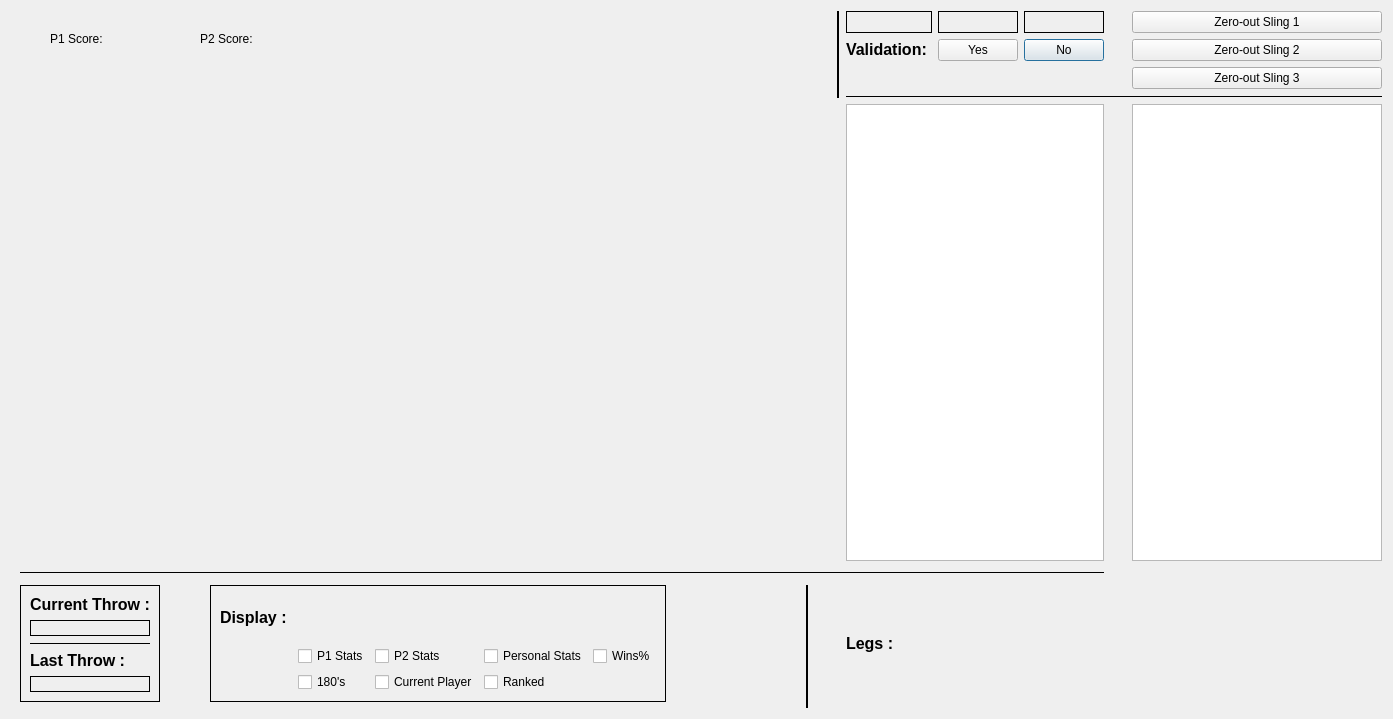
<?xml version="1.0" encoding="UTF-8"?>
<ui version="4.0">
 <class>ScorerView</class>
 <widget class="QDialog" name="ScorerView">
  <property name="geometry">
   <rect>
    <x>0</x>
    <y>0</y>
    <width>1393</width>
    <height>719</height>
   </rect>
  </property>
  <property name="cursor">
   <cursorShape>ArrowCursor</cursorShape>
  </property>
  <property name="windowTitle">
   <string>Dialog</string>
  </property>
  <layout class="QGridLayout" name="gridLayout">
   <item row="7" column="0">
    <widget class="Line" name="line_8">
     <property name="midLineWidth">
      <number>2</number>
     </property>
     <property name="orientation">
      <enum>Qt::Vertical</enum>
     </property>
    </widget>
   </item>
   <item row="0" column="2" rowspan="5" colspan="12">
    <widget class="Widget" name="widget" native="true">
     <property name="baseSize">
      <size>
       <width>1000</width>
       <height>1000</height>
      </size>
     </property>
     <widget class="QLabel" name="PlayerOneScore">
      <property name="geometry">
       <rect>
        <x>90</x>
        <y>20</y>
        <width>58</width>
        <height>16</height>
       </rect>
      </property>
      <property name="text">
       <string/>
      </property>
     </widget>
     <widget class="QLabel" name="PlayerTwoScore">
      <property name="geometry">
       <rect>
        <x>250</x>
        <y>20</y>
        <width>58</width>
        <height>16</height>
       </rect>
      </property>
      <property name="text">
       <string/>
      </property>
     </widget>
     <widget class="QLabel" name="label_3">
      <property name="geometry">
       <rect>
        <x>30</x>
        <y>20</y>
        <width>58</width>
        <height>16</height>
       </rect>
      </property>
      <property name="text">
       <string>P1 Score:</string>
      </property>
     </widget>
     <widget class="QLabel" name="label_7">
      <property name="geometry">
       <rect>
        <x>180</x>
        <y>20</y>
        <width>58</width>
        <height>16</height>
       </rect>
      </property>
      <property name="text">
       <string>P2 Score:</string>
      </property>
     </widget>
    </widget>
   </item>
   <item row="6" column="2" rowspan="3" colspan="16">
    <widget class="Line" name="line_2">
     <property name="frameShadow">
      <enum>QFrame::Plain</enum>
     </property>
     <property name="midLineWidth">
      <number>2</number>
     </property>
     <property name="orientation">
      <enum>Qt::Horizontal</enum>
     </property>
    </widget>
   </item>
   <item row="1" column="17">
    <widget class="QPushButton" name="ValadationNo">
     <property name="text">
      <string>No</string>
     </property>
    </widget>
   </item>
   <item row="9" column="12" rowspan="2">
    <widget class="Line" name="line_5">
     <property name="baseSize">
      <size>
       <width>500</width>
       <height>500</height>
      </size>
     </property>
     <property name="frameShadow">
      <enum>QFrame::Plain</enum>
     </property>
     <property name="lineWidth">
      <number>2</number>
     </property>
     <property name="midLineWidth">
      <number>2</number>
     </property>
     <property name="orientation">
      <enum>Qt::Vertical</enum>
     </property>
    </widget>
   </item>
   <item row="0" column="16">
    <widget class="QLabel" name="SlingTwo">
     <property name="frameShape">
      <enum>QFrame::Box</enum>
     </property>
     <property name="text">
      <string/>
     </property>
    </widget>
   </item>
   <item row="1" column="19">
    <widget class="QPushButton" name="zeroSling2">
     <property name="text">
      <string>Zero-out Sling 2</string>
     </property>
    </widget>
   </item>
   <item row="9" column="2">
    <widget class="QFrame" name="frame">
     <property name="frameShape">
      <enum>QFrame::Box</enum>
     </property>
     <property name="frameShadow">
      <enum>QFrame::Plain</enum>
     </property>
     <layout class="QVBoxLayout" name="verticalLayout">
      <item>
       <widget class="QLabel" name="label_2">
        <property name="text">
         <string>&lt;html&gt;&lt;head/&gt;&lt;body&gt;&lt;p&gt;&lt;span style=&quot; font-size:12pt; font-weight:600;&quot;&gt;Current Throw :&lt;/span&gt;&lt;/p&gt;&lt;/body&gt;&lt;/html&gt;</string>
        </property>
       </widget>
      </item>
      <item>
       <widget class="QLabel" name="CurrentThrowLabel">
        <property name="frameShape">
         <enum>QFrame::Box</enum>
        </property>
        <property name="text">
         <string/>
        </property>
       </widget>
      </item>
      <item>
       <widget class="Line" name="line_10">
        <property name="frameShadow">
         <enum>QFrame::Plain</enum>
        </property>
        <property name="orientation">
         <enum>Qt::Horizontal</enum>
        </property>
       </widget>
      </item>
      <item>
       <widget class="QLabel" name="label">
        <property name="text">
         <string>&lt;html&gt;&lt;head/&gt;&lt;body&gt;&lt;p&gt;&lt;span style=&quot; font-size:12pt; font-weight:600;&quot;&gt;Last Throw :&lt;/span&gt;&lt;/p&gt;&lt;/body&gt;&lt;/html&gt;</string>
        </property>
       </widget>
      </item>
      <item>
       <widget class="QLabel" name="LastThrowLabel">
        <property name="frameShape">
         <enum>QFrame::Box</enum>
        </property>
        <property name="text">
         <string/>
        </property>
       </widget>
      </item>
     </layout>
    </widget>
   </item>
   <item row="0" column="15">
    <widget class="QLabel" name="SlingOne">
     <property name="frameShape">
      <enum>QFrame::Box</enum>
     </property>
     <property name="text">
      <string/>
     </property>
    </widget>
   </item>
   <item row="4" column="19">
    <widget class="QListWidget" name="listWidget2">
     <property name="maximumSize">
      <size>
       <width>250</width>
       <height>16777215</height>
      </size>
     </property>
    </widget>
   </item>
   <item row="0" column="17">
    <widget class="QLabel" name="SlineThree">
     <property name="frameShape">
      <enum>QFrame::Box</enum>
     </property>
     <property name="text">
      <string/>
     </property>
    </widget>
   </item>
   <item row="9" column="5">
    <widget class="QFrame" name="frame_2">
     <property name="frameShape">
      <enum>QFrame::Box</enum>
     </property>
     <property name="frameShadow">
      <enum>QFrame::Plain</enum>
     </property>
     <layout class="QGridLayout" name="gridLayout_2">
      <item row="4" column="2">
       <widget class="QCheckBox" name="PlayerTwoStats">
        <property name="text">
         <string>P2 Stats</string>
        </property>
       </widget>
      </item>
      <item row="4" column="4">
       <widget class="QCheckBox" name="WinPercentages">
        <property name="text">
         <string>Wins%</string>
        </property>
       </widget>
      </item>
      <item row="4" column="3">
       <widget class="QCheckBox" name="PersonalStats">
        <property name="text">
         <string>Personal Stats</string>
        </property>
       </widget>
      </item>
      <item row="2" column="0">
       <widget class="QLabel" name="label_5">
        <property name="text">
         <string>&lt;html&gt;&lt;head/&gt;&lt;body&gt;&lt;p&gt;&lt;span style=&quot; font-size:12pt; font-weight:600;&quot;&gt;Display : &lt;/span&gt;&lt;/p&gt;&lt;/body&gt;&lt;/html&gt;</string>
        </property>
       </widget>
      </item>
      <item row="4" column="1">
       <widget class="QCheckBox" name="PlayerOneStats">
        <property name="text">
         <string>P1 Stats</string>
        </property>
       </widget>
      </item>
      <item row="5" column="1">
       <widget class="QCheckBox" name="NumberOf180s">
        <property name="text">
         <string>180's</string>
        </property>
       </widget>
      </item>
      <item row="5" column="2">
       <widget class="QCheckBox" name="CurrentPlayerStats">
        <property name="text">
         <string>Current Player</string>
        </property>
       </widget>
      </item>
      <item row="5" column="3">
       <widget class="QCheckBox" name="RankedStats">
        <property name="text">
         <string>Ranked</string>
        </property>
       </widget>
      </item>
     </layout>
    </widget>
   </item>
   <item row="9" column="16">
    <widget class="QLabel" name="LegNumber">
     <property name="text">
      <string/>
     </property>
    </widget>
   </item>
   <item row="2" column="19">
    <widget class="QPushButton" name="zeroSling3">
     <property name="text">
      <string>Zero-out Sling 3</string>
     </property>
    </widget>
   </item>
   <item row="0" column="14" rowspan="4">
    <widget class="Line" name="line_11">
     <property name="frameShadow">
      <enum>QFrame::Plain</enum>
     </property>
     <property name="lineWidth">
      <number>2</number>
     </property>
     <property name="midLineWidth">
      <number>2</number>
     </property>
     <property name="orientation">
      <enum>Qt::Vertical</enum>
     </property>
    </widget>
   </item>
   <item row="3" column="15" colspan="5">
    <widget class="Line" name="line_6">
     <property name="frameShadow">
      <enum>QFrame::Plain</enum>
     </property>
     <property name="midLineWidth">
      <number>2</number>
     </property>
     <property name="orientation">
      <enum>Qt::Horizontal</enum>
     </property>
    </widget>
   </item>
   <item row="1" column="15">
    <widget class="QLabel" name="label_4">
     <property name="text">
      <string>&lt;html&gt;&lt;head/&gt;&lt;body&gt;&lt;p&gt;&lt;span style=&quot; font-size:12pt; font-weight:600;&quot;&gt;Validation: &lt;/span&gt;&lt;/p&gt;&lt;/body&gt;&lt;/html&gt;</string>
     </property>
    </widget>
   </item>
   <item row="0" column="19">
    <widget class="QPushButton" name="zeroSling1">
     <property name="text">
      <string>Zero-out Sling 1</string>
     </property>
    </widget>
   </item>
   <item row="1" column="16">
    <widget class="QPushButton" name="ValadationYes">
     <property name="text">
      <string>Yes</string>
     </property>
    </widget>
   </item>
   <item row="9" column="15" alignment="Qt::AlignVCenter">
    <widget class="QLabel" name="label_6">
     <property name="text">
      <string>&lt;html&gt;&lt;head/&gt;&lt;body&gt;&lt;p&gt;&lt;span style=&quot; font-size:12pt; font-weight:600;&quot;&gt;Legs&lt;/span&gt;&lt;span style=&quot; font-size:12pt; font-weight:600;&quot;&gt; :&lt;/span&gt;&lt;/p&gt;&lt;/body&gt;&lt;/html&gt;</string>
     </property>
    </widget>
   </item>
   <item row="4" column="15" colspan="3">
    <widget class="QListWidget" name="listWidget">
     <property name="maximumSize">
      <size>
       <width>350</width>
       <height>16777215</height>
      </size>
     </property>
     <property name="frameShadow">
      <enum>QFrame::Plain</enum>
     </property>
    </widget>
   </item>
  </layout>
  <zorder>line_2</zorder>
  <zorder>line_8</zorder>
  <zorder>line_6</zorder>
  <zorder>listWidget2</zorder>
  <zorder>line_5</zorder>
  <zorder>frame_2</zorder>
  <zorder>frame</zorder>
  <zorder>label_6</zorder>
  <zorder>SlingOne</zorder>
  <zorder>SlineThree</zorder>
  <zorder>LegNumber</zorder>
  <zorder>SlingTwo</zorder>
  <zorder>widget</zorder>
  <zorder>ValadationNo</zorder>
  <zorder>ValadationYes</zorder>
  <zorder>label_4</zorder>
  <zorder>line_11</zorder>
  <zorder>listWidget</zorder>
  <zorder>zeroSling1</zorder>
  <zorder>zeroSling2</zorder>
  <zorder>zeroSling3</zorder>
 </widget>
 <customwidgets>
  <customwidget>
   <class>Widget</class>
   <extends>QWidget</extends>
   <header>widget.h</header>
   <container>1</container>
  </customwidget>
 </customwidgets>
 <resources/>
 <connections>
  <connection>
   <sender>ValadationNo</sender>
   <signal>clicked()</signal>
   <receiver>SlingOne</receiver>
   <slot>clear()</slot>
   <hints>
    <hint type="sourcelabel">
     <x>1222</x>
     <y>57</y>
    </hint>
    <hint type="destinationlabel">
     <x>1079</x>
     <y>18</y>
    </hint>
   </hints>
  </connection>
  <connection>
   <sender>ValadationNo</sender>
   <signal>clicked()</signal>
   <receiver>SlingTwo</receiver>
   <slot>clear()</slot>
   <hints>
    <hint type="sourcelabel">
     <x>1220</x>
     <y>46</y>
    </hint>
    <hint type="destinationlabel">
     <x>1159</x>
     <y>21</y>
    </hint>
   </hints>
  </connection>
  <connection>
   <sender>ValadationNo</sender>
   <signal>clicked()</signal>
   <receiver>SlineThree</receiver>
   <slot>clear()</slot>
   <hints>
    <hint type="sourcelabel">
     <x>1229</x>
     <y>59</y>
    </hint>
    <hint type="destinationlabel">
     <x>1219</x>
     <y>22</y>
    </hint>
   </hints>
  </connection>
 </connections>
</ui>
